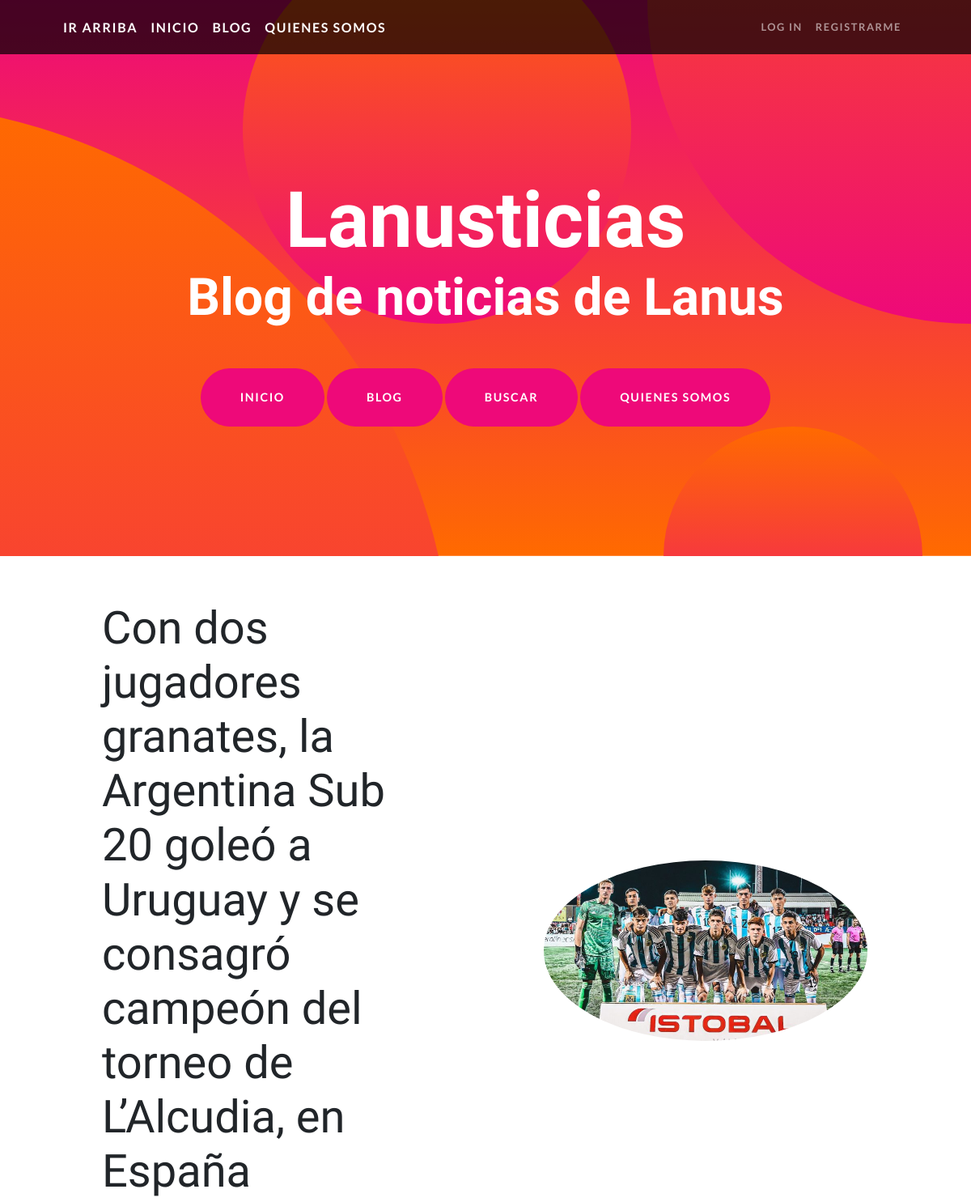
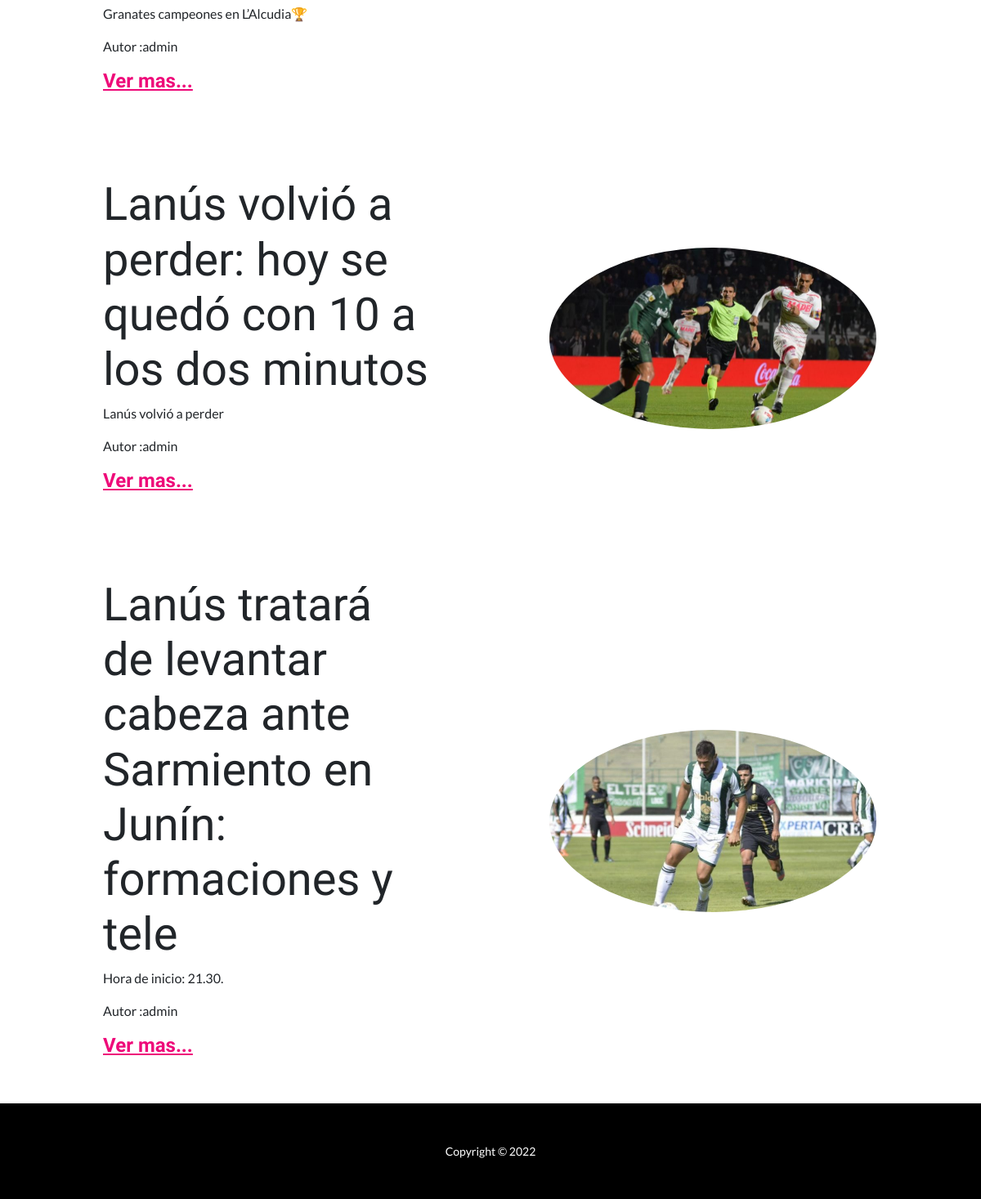
The page / on the database its author committed (2 pictures, top to bottom).
### Blog/models.py (models this page shows, shortened)
class Blog(models.Model):
    titulo = models.CharField(max_length=150)
    subtitulo = models.CharField(max_length=50, null=True)
    contenido = RichTextField()
    autor = models.ForeignKey(User, on_delete=models.CASCADE, related_name='Autor')
    imagen = models.ImageField(upload_to='Blog')
    creado = models.DateTimeField(auto_now_add=True)
    actualizado = models.DateTimeField(auto_now_add=True)
    class Meta:
        ordering = ['-creado']

### WebApp/views.py (the view)
# urls.py: path('', views.inicio, name="inicio"),
def inicio(request):
    blogs = Blog.objects.all()[0:3]
    return render (request, "index.html", {'blogs': blogs})

### templates/index.html (shortened to what this page needs)
<!DOCTYPE html>
<html lang="en">
    <head>
        {% load static %}
        <link href="{% static 'WebApp/css/styles.css' %}" rel="stylesheet" />
    </head>
    <body id="page-top">
        <nav class="navbar navbar-expand-lg navbar-dark navbar-custom fixed-top">
            <div class="container px-5">
                <a class="navbar-brand" href="#page-top">Ir Arriba</a>
                <a class="navbar-brand" href="{% url 'inicio' %}">Inicio</a>
                <a class="navbar-brand" href="{% url 'blogs' %}">Blog</a>
                <a class="navbar-brand" href="{% url 'about' %}">Quienes Somos</a>
                <div class="collapse navbar-collapse" id="navbarResponsive">
                    <ul class="navbar-nav ms-auto">
                        {% if not request.user.is_authenticated %}
                        <li class="nav-item"><a class="nav-link" href="{% url 'login' %}">Log in</a></li>
                        <li class="nav-item"><a class="nav-link" href="{% url 'registro' %}">Registrarme</a></li>
                        {% endif %}
                    </ul>
                </div>
            </div>
        </nav>
        {% block paneladmin %}
        <header class="masthead text-center text-white">
            <div class="masthead-content">
                <div class="container px-5">
                    <h1 class="masthead-heading mb-0">Lanusticias</h1>
                    <h2 class="masthead-subheading mb-0">Blog de noticias de Lanus</h2>
                    <a class="btn btn-primary btn-xl rounded-pill mt-5" href="{% url 'inicio' %}">Inicio</a>
                    <a class="btn btn-primary btn-xl rounded-pill mt-5" href="{% url 'blogs' %}">Blog</a>
                    <a class="btn btn-primary btn-xl rounded-pill mt-5" href="{% url 'busqueda_blog' %}">Buscar</a>
                    <a class="btn btn-primary btn-xl rounded-pill mt-5" href="{% url 'about' %}">Quienes somos</a>
                </div>
            </div>
            <div class="bg-circle-1 bg-circle"></div>
            <div class="bg-circle-2 bg-circle"></div>
            <div class="bg-circle-3 bg-circle"></div>
            <div class="bg-circle-4 bg-circle"></div>
        </header>
        {% endblock %}
        {% block contenido_que_cambia %}
        {% for blog in blogs %}
        <section id="scroll">
            <div class="container px-5">
                <div class="row gx-5 align-items-center">
                    <div class="col-lg-6 order-lg-2">
                        <div class="p-5"><img class="img-fluid rounded-circle" src="{{blog.imagen.url}}" alt="..." style="width:400px ;" /></div>
                    </div>
                    <div class="col-lg-6 order-lg-1">
                        <div class="p-5">
                            <h2 class="display-4">{{blog.titulo}}</h2>
                            <p>{{blog.subtitulo}}</p>
                            <p>Autor :{{blog.autor}}</p>
                            <h4><a href="blog/{{blog.id}}">Ver mas...</a></h4>
                        </div>
                    </div>
                </div>
            </div>
        </section>
       {% endfor %}
        {% endblock %}
        <footer class="py-5 bg-black">
            <div class="container px-5"><p class="m-0 text-center text-white small">Copyright &copy; 2022</p></div>
        </footer>
    </body>
</html>

### rows shown on the page
Blog: imagen (picture), titulo "Con dos jugadores granates, la Argentina Sub 20 goleó a Uruguay y se consagró campeón del torneo de L’Alcudia, en España", subtitulo "Granates campeones en L’Alcudia🏆", autor "admin"
Blog: imagen (picture), titulo "Lanús volvió a perder: hoy se quedó con 10 a los dos minutos", subtitulo "Lanús volvió a perder", autor "admin"
Blog: imagen (picture), titulo "Lanús tratará de levantar cabeza ante Sarmiento en Junín: formaciones y tele", subtitulo "Hora de inicio: 21.30.", autor "admin"
